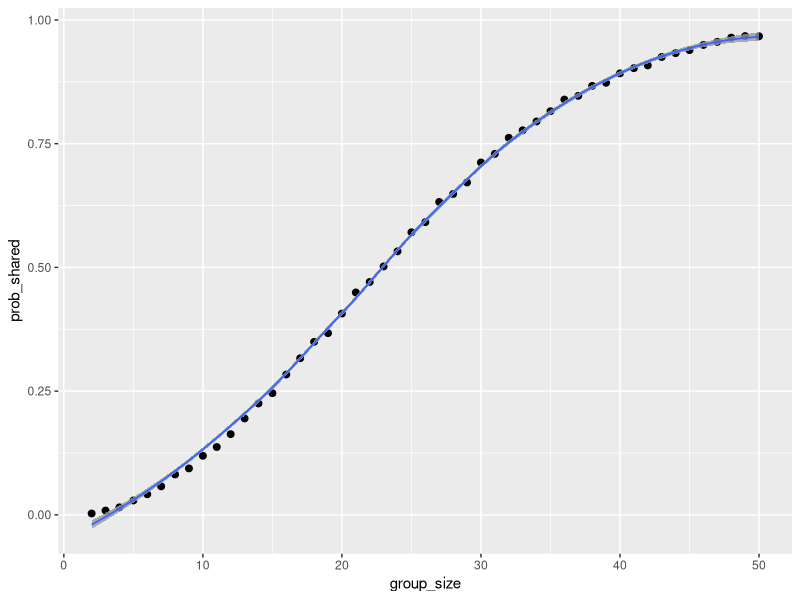

Write the R code that produced this figure. (Note: a time limit stopped this script after it produced the figure.)
## ---- chunk 1
library(tidyverse)
library(knitr)
library(skimr)
## ---- chunk 2
has_shared_birthday = function(n) {
  if (!is.numeric(n)) {
    stop("Argument n should be numeric")
  } else {
    birthdays = sample(1:365, size = n, replace = TRUE)
    return(length(unique(birthdays)) < n)
  }
}
## ---- chunk 3
n_sim = 10000
group_sizes = 2:50
results = tibble()
for (n in group_sizes) {
  shared_vector = logical(n_sim)
  
  for (i in 1:n_sim) {
    shared_vector[i] = has_shared_birthday(n)
  }
  prob_shared = mean(shared_vector)
  
  results = bind_rows(results, tibble(group_size = n, prob_shared = prob_shared))
}

results |> ggplot(aes(x=group_size, y = prob_shared))+geom_point(size = 2, color = "black")+geom_smooth(method = 'loess',formula = y~x, alpha = 0.8, linewidth = 0.6)
## ---- chunk 4
sim_ttest = function(mu_true, n = 30, sigma = 5, n_sim = 5000) {
  result = vector("list",5000)
  for (i in 1:n_sim){
      x = rnorm(n, mean = mu_true, sd = sigma)
      ttest = broom::tidy(t.test(x, mu = 0,conf.level = 0.95))
      run = tibble(
      mu_hat = ttest$estimate,
      p_value = ttest$p.value
  )
  result[[i]] = run
  }
  bind_rows(result)
}
## ---- chunk 5
sim_results_df = 
  expand_grid(
    mu_values = 0:6
  ) |> 
  mutate(
    estimate_df = map(mu_values, sim_ttest)
  ) |> 
  unnest(estimate_df)

power_results = sim_results_df |> 
  group_by(mu_values) |> 
  summarize(power = mean(p_value < 0.05))


ggplot(power_results, aes(x = mu_values, y = power)) +
  geom_line(linewidth = 1.2, color = "steelblue") +
  geom_point(size = 2, color = "darkred") +
  labs(
    title = "Power Curve for One-Sample t-Test",
    x = "True Mean (μ)",
    y = "Power by reject proportion"
  ) +
  theme_minimal()


mu_summary = sim_results_df |> 
  group_by(mu_values) |> 
  summarize(
    mean_mu_select = mean(mu_hat[p_value < 0.05]),
    mu_hat_mean = mean(mu_hat),
  )

ggplot(mu_summary, aes(x = mu_values)) +
  geom_line(aes(y = mu_hat_mean, color = "All samples")) +
  geom_point(aes(y = mu_hat_mean, color = "All samples")) +
  geom_line(aes(y = mean_mu_select, color = "Significant only")) +
  geom_point(aes(y = mean_mu_select, color = "Significant only")) +
  labs(
    title = "Average Estimates vs True μ",
    x = "True Mean",
    y = "Average Estimate",
    color = "Condition"
  ) +
  scale_color_manual(values = c("All samples" = "steelblue", "Significant only" = "darkred")) +
  theme_minimal()
## ---- chunk 6
